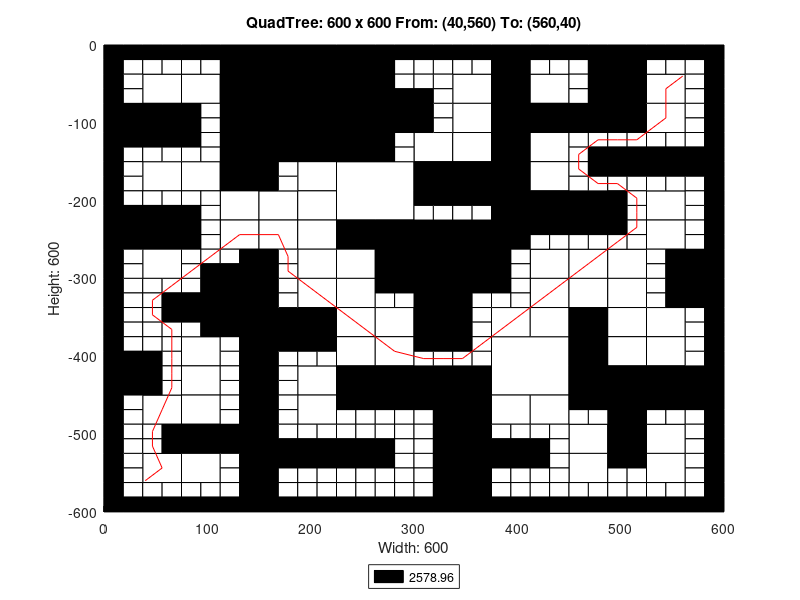

The MATLAB script that drew this image:
axis([0 600 -600 0]);
title('QuadTree: 600 x 600 From: (40,560) To: (560,40)');
xlabel('Width: 600');
ylabel('Height: 600');
rectangle('Position',[150 -75 75 75], 'FaceColor',[0 0 0]);
rectangle('Position',[150 -150 75 75], 'FaceColor',[0 0 0]);
rectangle('Position',[225 -225 75 75], 'FaceColor',[1 1 1]);
rectangle('Position',[300 -300 75 75], 'FaceColor',[0 0 0]);
rectangle('Position',[375 -450 75 75], 'FaceColor',[1 1 1]);
rectangle('Position',[37.5 -75 37.5 37.5], 'FaceColor',[1 1 1]);
rectangle('Position',[112.5 -37.5 37.5 37.5], 'FaceColor',[0 0 0]);
rectangle('Position',[75 -75 37.5 37.5], 'FaceColor',[1 1 1]);
rectangle('Position',[112.5 -75 37.5 37.5], 'FaceColor',[0 0 0]);
rectangle('Position',[0 -112.5 37.5 37.5], 'FaceColor',[0 0 0]);
rectangle('Position',[37.5 -112.5 37.5 37.5], 'FaceColor',[0 0 0]);
rectangle('Position',[112.5 -112.5 37.5 37.5], 'FaceColor',[0 0 0]);
rectangle('Position',[112.5 -150 37.5 37.5], 'FaceColor',[0 0 0]);
rectangle('Position',[225 -37.5 37.5 37.5], 'FaceColor',[0 0 0]);
rectangle('Position',[225 -75 37.5 37.5], 'FaceColor',[0 0 0]);
rectangle('Position',[225 -112.5 37.5 37.5], 'FaceColor',[0 0 0]);
rectangle('Position',[262.5 -112.5 37.5 37.5], 'FaceColor',[0 0 0]);
rectangle('Position',[225 -150 37.5 37.5], 'FaceColor',[0 0 0]);
rectangle('Position',[37.5 -187.5 37.5 37.5], 'FaceColor',[1 1 1]);
rectangle('Position',[75 -187.5 37.5 37.5], 'FaceColor',[1 1 1]);
rectangle('Position',[112.5 -187.5 37.5 37.5], 'FaceColor',[0 0 0]);
rectangle('Position',[112.5 -225 37.5 37.5], 'FaceColor',[1 1 1]);
rectangle('Position',[0 -262.5 37.5 37.5], 'FaceColor',[0 0 0]);
rectangle('Position',[37.5 -262.5 37.5 37.5], 'FaceColor',[0 0 0]);
rectangle('Position',[37.5 -300 37.5 37.5], 'FaceColor',[1 1 1]);
rectangle('Position',[112.5 -262.5 37.5 37.5], 'FaceColor',[1 1 1]);
rectangle('Position',[187.5 -187.5 37.5 37.5], 'FaceColor',[1 1 1]);
rectangle('Position',[150 -225 37.5 37.5], 'FaceColor',[1 1 1]);
rectangle('Position',[187.5 -225 37.5 37.5], 'FaceColor',[1 1 1]);
rectangle('Position',[150 -262.5 37.5 37.5], 'FaceColor',[1 1 1]);
rectangle('Position',[187.5 -262.5 37.5 37.5], 'FaceColor',[1 1 1]);
rectangle('Position',[187.5 -300 37.5 37.5], 'FaceColor',[1 1 1]);
rectangle('Position',[225 -262.5 37.5 37.5], 'FaceColor',[0 0 0]);
rectangle('Position',[262.5 -262.5 37.5 37.5], 'FaceColor',[0 0 0]);
rectangle('Position',[225 -300 37.5 37.5], 'FaceColor',[1 1 1]);
rectangle('Position',[262.5 -300 37.5 37.5], 'FaceColor',[0 0 0]);
rectangle('Position',[337.5 -75 37.5 37.5], 'FaceColor',[1 1 1]);
rectangle('Position',[375 -37.5 37.5 37.5], 'FaceColor',[0 0 0]);
rectangle('Position',[375 -75 37.5 37.5], 'FaceColor',[0 0 0]);
rectangle('Position',[412.5 -75 37.5 37.5], 'FaceColor',[1 1 1]);
rectangle('Position',[337.5 -112.5 37.5 37.5], 'FaceColor',[1 1 1]);
rectangle('Position',[300 -150 37.5 37.5], 'FaceColor',[1 1 1]);
rectangle('Position',[337.5 -150 37.5 37.5], 'FaceColor',[1 1 1]);
rectangle('Position',[375 -112.5 37.5 37.5], 'FaceColor',[0 0 0]);
rectangle('Position',[412.5 -112.5 37.5 37.5], 'FaceColor',[0 0 0]);
rectangle('Position',[375 -150 37.5 37.5], 'FaceColor',[0 0 0]);
rectangle('Position',[412.5 -150 37.5 37.5], 'FaceColor',[1 1 1]);
rectangle('Position',[487.5 -37.5 37.5 37.5], 'FaceColor',[0 0 0]);
rectangle('Position',[487.5 -75 37.5 37.5], 'FaceColor',[0 0 0]);
rectangle('Position',[525 -75 37.5 37.5], 'FaceColor',[1 1 1]);
rectangle('Position',[450 -112.5 37.5 37.5], 'FaceColor',[0 0 0]);
rectangle('Position',[487.5 -112.5 37.5 37.5], 'FaceColor',[0 0 0]);
rectangle('Position',[525 -112.5 37.5 37.5], 'FaceColor',[1 1 1]);
rectangle('Position',[300 -187.5 37.5 37.5], 'FaceColor',[0 0 0]);
rectangle('Position',[337.5 -187.5 37.5 37.5], 'FaceColor',[0 0 0]);
rectangle('Position',[375 -187.5 37.5 37.5], 'FaceColor',[0 0 0]);
rectangle('Position',[412.5 -187.5 37.5 37.5], 'FaceColor',[1 1 1]);
rectangle('Position',[375 -225 37.5 37.5], 'FaceColor',[0 0 0]);
rectangle('Position',[412.5 -225 37.5 37.5], 'FaceColor',[0 0 0]);
rectangle('Position',[375 -262.5 37.5 37.5], 'FaceColor',[0 0 0]);
rectangle('Position',[412.5 -300 37.5 37.5], 'FaceColor',[1 1 1]);
rectangle('Position',[450 -225 37.5 37.5], 'FaceColor',[0 0 0]);
rectangle('Position',[525 -225 37.5 37.5], 'FaceColor',[1 1 1]);
rectangle('Position',[450 -300 37.5 37.5], 'FaceColor',[1 1 1]);
rectangle('Position',[487.5 -300 37.5 37.5], 'FaceColor',[1 1 1]);
rectangle('Position',[525 -262.5 37.5 37.5], 'FaceColor',[1 1 1]);
rectangle('Position',[562.5 -300 37.5 37.5], 'FaceColor',[0 0 0]);
rectangle('Position',[112.5 -337.5 37.5 37.5], 'FaceColor',[0 0 0]);
rectangle('Position',[112.5 -375 37.5 37.5], 'FaceColor',[0 0 0]);
rectangle('Position',[0 -450 37.5 37.5], 'FaceColor',[0 0 0]);
rectangle('Position',[75 -412.5 37.5 37.5], 'FaceColor',[1 1 1]);
rectangle('Position',[75 -450 37.5 37.5], 'FaceColor',[1 1 1]);
rectangle('Position',[187.5 -337.5 37.5 37.5], 'FaceColor',[1 1 1]);
rectangle('Position',[150 -375 37.5 37.5], 'FaceColor',[0 0 0]);
rectangle('Position',[187.5 -375 37.5 37.5], 'FaceColor',[0 0 0]);
rectangle('Position',[225 -337.5 37.5 37.5], 'FaceColor',[1 1 1]);
rectangle('Position',[225 -375 37.5 37.5], 'FaceColor',[1 1 1]);
rectangle('Position',[262.5 -375 37.5 37.5], 'FaceColor',[1 1 1]);
rectangle('Position',[187.5 -450 37.5 37.5], 'FaceColor',[1 1 1]);
rectangle('Position',[225 -412.5 37.5 37.5], 'FaceColor',[1 1 1]);
rectangle('Position',[262.5 -412.5 37.5 37.5], 'FaceColor',[1 1 1]);
rectangle('Position',[225 -450 37.5 37.5], 'FaceColor',[0 0 0]);
rectangle('Position',[262.5 -450 37.5 37.5], 'FaceColor',[0 0 0]);
rectangle('Position',[37.5 -487.5 37.5 37.5], 'FaceColor',[1 1 1]);
rectangle('Position',[75 -487.5 37.5 37.5], 'FaceColor',[1 1 1]);
rectangle('Position',[75 -525 37.5 37.5], 'FaceColor',[0 0 0]);
rectangle('Position',[112.5 -525 37.5 37.5], 'FaceColor',[0 0 0]);
rectangle('Position',[37.5 -562.5 37.5 37.5], 'FaceColor',[1 1 1]);
rectangle('Position',[75 -562.5 37.5 37.5], 'FaceColor',[1 1 1]);
rectangle('Position',[187.5 -487.5 37.5 37.5], 'FaceColor',[1 1 1]);
rectangle('Position',[300 -337.5 37.5 37.5], 'FaceColor',[0 0 0]);
rectangle('Position',[300 -375 37.5 37.5], 'FaceColor',[0 0 0]);
rectangle('Position',[412.5 -337.5 37.5 37.5], 'FaceColor',[1 1 1]);
rectangle('Position',[375 -375 37.5 37.5], 'FaceColor',[1 1 1]);
rectangle('Position',[412.5 -375 37.5 37.5], 'FaceColor',[1 1 1]);
rectangle('Position',[300 -450 37.5 37.5], 'FaceColor',[0 0 0]);
rectangle('Position',[337.5 -450 37.5 37.5], 'FaceColor',[0 0 0]);
rectangle('Position',[450 -337.5 37.5 37.5], 'FaceColor',[1 1 1]);
rectangle('Position',[487.5 -337.5 37.5 37.5], 'FaceColor',[1 1 1]);
rectangle('Position',[450 -375 37.5 37.5], 'FaceColor',[0 0 0]);
rectangle('Position',[487.5 -375 37.5 37.5], 'FaceColor',[1 1 1]);
rectangle('Position',[562.5 -337.5 37.5 37.5], 'FaceColor',[0 0 0]);
rectangle('Position',[525 -375 37.5 37.5], 'FaceColor',[1 1 1]);
rectangle('Position',[450 -412.5 37.5 37.5], 'FaceColor',[0 0 0]);
rectangle('Position',[487.5 -412.5 37.5 37.5], 'FaceColor',[1 1 1]);
rectangle('Position',[450 -450 37.5 37.5], 'FaceColor',[0 0 0]);
rectangle('Position',[487.5 -450 37.5 37.5], 'FaceColor',[0 0 0]);
rectangle('Position',[525 -412.5 37.5 37.5], 'FaceColor',[1 1 1]);
rectangle('Position',[525 -450 37.5 37.5], 'FaceColor',[0 0 0]);
rectangle('Position',[562.5 -450 37.5 37.5], 'FaceColor',[0 0 0]);
rectangle('Position',[337.5 -487.5 37.5 37.5], 'FaceColor',[0 0 0]);
rectangle('Position',[337.5 -525 37.5 37.5], 'FaceColor',[0 0 0]);
rectangle('Position',[375 -487.5 37.5 37.5], 'FaceColor',[1 1 1]);
rectangle('Position',[412.5 -487.5 37.5 37.5], 'FaceColor',[1 1 1]);
rectangle('Position',[337.5 -562.5 37.5 37.5], 'FaceColor',[0 0 0]);
rectangle('Position',[337.5 -600 37.5 37.5], 'FaceColor',[0 0 0]);
rectangle('Position',[487.5 -487.5 37.5 37.5], 'FaceColor',[0 0 0]);
rectangle('Position',[450 -525 37.5 37.5], 'FaceColor',[1 1 1]);
rectangle('Position',[487.5 -525 37.5 37.5], 'FaceColor',[0 0 0]);
rectangle('Position',[525 -525 37.5 37.5], 'FaceColor',[1 1 1]);
rectangle('Position',[450 -562.5 37.5 37.5], 'FaceColor',[1 1 1]);
rectangle('Position',[525 -562.5 37.5 37.5], 'FaceColor',[1 1 1]);
rectangle('Position',[0 -18.75 18.75 18.75], 'FaceColor',[0 0 0]);
rectangle('Position',[18.75 -18.75 18.75 18.75], 'FaceColor',[0 0 0]);
rectangle('Position',[0 -37.5 18.75 18.75], 'FaceColor',[0 0 0]);
rectangle('Position',[18.75 -37.5 18.75 18.75], 'FaceColor',[1 1 1]);
rectangle('Position',[37.5 -18.75 18.75 18.75], 'FaceColor',[0 0 0]);
rectangle('Position',[56.25 -18.75 18.75 18.75], 'FaceColor',[0 0 0]);
rectangle('Position',[37.5 -37.5 18.75 18.75], 'FaceColor',[1 1 1]);
rectangle('Position',[56.25 -37.5 18.75 18.75], 'FaceColor',[1 1 1]);
rectangle('Position',[0 -56.25 18.75 18.75], 'FaceColor',[0 0 0]);
rectangle('Position',[18.75 -56.25 18.75 18.75], 'FaceColor',[1 1 1]);
rectangle('Position',[0 -75 18.75 18.75], 'FaceColor',[0 0 0]);
rectangle('Position',[18.75 -75 18.75 18.75], 'FaceColor',[1 1 1]);
rectangle('Position',[75 -18.75 18.75 18.75], 'FaceColor',[0 0 0]);
rectangle('Position',[93.75 -18.75 18.75 18.75], 'FaceColor',[0 0 0]);
rectangle('Position',[75 -37.5 18.75 18.75], 'FaceColor',[1 1 1]);
rectangle('Position',[93.75 -37.5 18.75 18.75], 'FaceColor',[1 1 1]);
rectangle('Position',[0 -131.25 18.75 18.75], 'FaceColor',[0 0 0]);
rectangle('Position',[18.75 -131.25 18.75 18.75], 'FaceColor',[0 0 0]);
rectangle('Position',[0 -150 18.75 18.75], 'FaceColor',[0 0 0]);
rectangle('Position',[18.75 -150 18.75 18.75], 'FaceColor',[1 1 1]);
rectangle('Position',[37.5 -131.25 18.75 18.75], 'FaceColor',[0 0 0]);
rectangle('Position',[56.25 -131.25 18.75 18.75], 'FaceColor',[0 0 0]);
rectangle('Position',[37.5 -150 18.75 18.75], 'FaceColor',[1 1 1]);
rectangle('Position',[56.25 -150 18.75 18.75], 'FaceColor',[1 1 1]);
rectangle('Position',[75 -93.75 18.75 18.75], 'FaceColor',[0 0 0]);
rectangle('Position',[93.75 -93.75 18.75 18.75], 'FaceColor',[1 1 1]);
rectangle('Position',[75 -112.5 18.75 18.75], 'FaceColor',[0 0 0]);
rectangle('Position',[93.75 -112.5 18.75 18.75], 'FaceColor',[1 1 1]);
rectangle('Position',[75 -131.25 18.75 18.75], 'FaceColor',[0 0 0]);
rectangle('Position',[93.75 -131.25 18.75 18.75], 'FaceColor',[1 1 1]);
rectangle('Position',[75 -150 18.75 18.75], 'FaceColor',[1 1 1]);
rectangle('Position',[93.75 -150 18.75 18.75], 'FaceColor',[1 1 1]);
rectangle('Position',[262.5 -18.75 18.75 18.75], 'FaceColor',[0 0 0]);
rectangle('Position',[281.25 -18.75 18.75 18.75], 'FaceColor',[0 0 0]);
rectangle('Position',[262.5 -37.5 18.75 18.75], 'FaceColor',[0 0 0]);
rectangle('Position',[281.25 -37.5 18.75 18.75], 'FaceColor',[1 1 1]);
rectangle('Position',[262.5 -56.25 18.75 18.75], 'FaceColor',[0 0 0]);
rectangle('Position',[281.25 -56.25 18.75 18.75], 'FaceColor',[1 1 1]);
rectangle('Position',[262.5 -75 18.75 18.75], 'FaceColor',[0 0 0]);
rectangle('Position',[281.25 -75 18.75 18.75], 'FaceColor',[0 0 0]);
rectangle('Position',[262.5 -131.25 18.75 18.75], 'FaceColor',[0 0 0]);
rectangle('Position',[281.25 -131.25 18.75 18.75], 'FaceColor',[1 1 1]);
rectangle('Position',[262.5 -150 18.75 18.75], 'FaceColor',[0 0 0]);
rectangle('Position',[281.25 -150 18.75 18.75], 'FaceColor',[1 1 1]);
rectangle('Position',[0 -168.75 18.75 18.75], 'FaceColor',[0 0 0]);
rectangle('Position',[18.75 -168.75 18.75 18.75], 'FaceColor',[1 1 1]);
rectangle('Position',[0 -187.5 18.75 18.75], 'FaceColor',[0 0 0]);
rectangle('Position',[18.75 -187.5 18.75 18.75], 'FaceColor',[1 1 1]);
rectangle('Position',[0 -206.25 18.75 18.75], 'FaceColor',[0 0 0]);
rectangle('Position',[18.75 -206.25 18.75 18.75], 'FaceColor',[1 1 1]);
rectangle('Position',[0 -225 18.75 18.75], 'FaceColor',[0 0 0]);
rectangle('Position',[18.75 -225 18.75 18.75], 'FaceColor',[0 0 0]);
rectangle('Position',[37.5 -206.25 18.75 18.75], 'FaceColor',[1 1 1]);
rectangle('Position',[56.25 -206.25 18.75 18.75], 'FaceColor',[1 1 1]);
rectangle('Position',[37.5 -225 18.75 18.75], 'FaceColor',[0 0 0]);
rectangle('Position',[56.25 -225 18.75 18.75], 'FaceColor',[0 0 0]);
rectangle('Position',[75 -206.25 18.75 18.75], 'FaceColor',[1 1 1]);
rectangle('Position',[93.75 -206.25 18.75 18.75], 'FaceColor',[1 1 1]);
rectangle('Position',[75 -225 18.75 18.75], 'FaceColor',[0 0 0]);
rectangle('Position',[93.75 -225 18.75 18.75], 'FaceColor',[1 1 1]);
rectangle('Position',[0 -281.25 18.75 18.75], 'FaceColor',[0 0 0]);
rectangle('Position',[18.75 -281.25 18.75 18.75], 'FaceColor',[1 1 1]);
rectangle('Position',[0 -300 18.75 18.75], 'FaceColor',[0 0 0]);
rectangle('Position',[18.75 -300 18.75 18.75], 'FaceColor',[1 1 1]);
rectangle('Position',[75 -243.75 18.75 18.75], 'FaceColor',[0 0 0]);
rectangle('Position',[93.75 -243.75 18.75 18.75], 'FaceColor',[1 1 1]);
rectangle('Position',[75 -262.5 18.75 18.75], 'FaceColor',[0 0 0]);
rectangle('Position',[93.75 -262.5 18.75 18.75], 'FaceColor',[1 1 1]);
rectangle('Position',[75 -281.25 18.75 18.75], 'FaceColor',[1 1 1]);
rectangle('Position',[93.75 -281.25 18.75 18.75], 'FaceColor',[1 1 1]);
rectangle('Position',[75 -300 18.75 18.75], 'FaceColor',[1 1 1]);
rectangle('Position',[93.75 -300 18.75 18.75], 'FaceColor',[0 0 0]);
rectangle('Position',[112.5 -281.25 18.75 18.75], 'FaceColor',[1 1 1]);
rectangle('Position',[131.25 -281.25 18.75 18.75], 'FaceColor',[0 0 0]);
rectangle('Position',[112.5 -300 18.75 18.75], 'FaceColor',[0 0 0]);
rectangle('Position',[131.25 -300 18.75 18.75], 'FaceColor',[0 0 0]);
rectangle('Position',[150 -168.75 18.75 18.75], 'FaceColor',[0 0 0]);
rectangle('Position',[168.75 -168.75 18.75 18.75], 'FaceColor',[1 1 1]);
rectangle('Position',[150 -187.5 18.75 18.75], 'FaceColor',[0 0 0]);
rectangle('Position',[168.75 -187.5 18.75 18.75], 'FaceColor',[1 1 1]);
rectangle('Position',[150 -281.25 18.75 18.75], 'FaceColor',[0 0 0]);
rectangle('Position',[168.75 -281.25 18.75 18.75], 'FaceColor',[1 1 1]);
rectangle('Position',[150 -300 18.75 18.75], 'FaceColor',[0 0 0]);
rectangle('Position',[168.75 -300 18.75 18.75], 'FaceColor',[1 1 1]);
rectangle('Position',[300 -18.75 18.75 18.75], 'FaceColor',[0 0 0]);
rectangle('Position',[318.75 -18.75 18.75 18.75], 'FaceColor',[0 0 0]);
rectangle('Position',[300 -37.5 18.75 18.75], 'FaceColor',[1 1 1]);
rectangle('Position',[318.75 -37.5 18.75 18.75], 'FaceColor',[1 1 1]);
rectangle('Position',[337.5 -18.75 18.75 18.75], 'FaceColor',[0 0 0]);
rectangle('Position',[356.25 -18.75 18.75 18.75], 'FaceColor',[0 0 0]);
rectangle('Position',[337.5 -37.5 18.75 18.75], 'FaceColor',[1 1 1]);
rectangle('Position',[356.25 -37.5 18.75 18.75], 'FaceColor',[1 1 1]);
rectangle('Position',[300 -56.25 18.75 18.75], 'FaceColor',[1 1 1]);
rectangle('Position',[318.75 -56.25 18.75 18.75], 'FaceColor',[1 1 1]);
rectangle('Position',[300 -75 18.75 18.75], 'FaceColor',[0 0 0]);
rectangle('Position',[318.75 -75 18.75 18.75], 'FaceColor',[1 1 1]);
rectangle('Position',[412.5 -18.75 18.75 18.75], 'FaceColor',[0 0 0]);
rectangle('Position',[431.25 -18.75 18.75 18.75], 'FaceColor',[0 0 0]);
rectangle('Position',[412.5 -37.5 18.75 18.75], 'FaceColor',[1 1 1]);
rectangle('Position',[431.25 -37.5 18.75 18.75], 'FaceColor',[1 1 1]);
rectangle('Position',[300 -93.75 18.75 18.75], 'FaceColor',[0 0 0]);
rectangle('Position',[318.75 -93.75 18.75 18.75], 'FaceColor',[1 1 1]);
rectangle('Position',[300 -112.5 18.75 18.75], 'FaceColor',[0 0 0]);
rectangle('Position',[318.75 -112.5 18.75 18.75], 'FaceColor',[1 1 1]);
rectangle('Position',[450 -18.75 18.75 18.75], 'FaceColor',[0 0 0]);
rectangle('Position',[468.75 -18.75 18.75 18.75], 'FaceColor',[0 0 0]);
rectangle('Position',[450 -37.5 18.75 18.75], 'FaceColor',[1 1 1]);
rectangle('Position',[468.75 -37.5 18.75 18.75], 'FaceColor',[0 0 0]);
rectangle('Position',[450 -56.25 18.75 18.75], 'FaceColor',[1 1 1]);
rectangle('Position',[468.75 -56.25 18.75 18.75], 'FaceColor',[0 0 0]);
rectangle('Position',[450 -75 18.75 18.75], 'FaceColor',[1 1 1]);
rectangle('Position',[468.75 -75 18.75 18.75], 'FaceColor',[0 0 0]);
rectangle('Position',[525 -18.75 18.75 18.75], 'FaceColor',[0 0 0]);
rectangle('Position',[543.75 -18.75 18.75 18.75], 'FaceColor',[0 0 0]);
rectangle('Position',[525 -37.5 18.75 18.75], 'FaceColor',[1 1 1]);
rectangle('Position',[543.75 -37.5 18.75 18.75], 'FaceColor',[1 1 1]);
rectangle('Position',[562.5 -18.75 18.75 18.75], 'FaceColor',[0 0 0]);
rectangle('Position',[581.25 -18.75 18.75 18.75], 'FaceColor',[0 0 0]);
rectangle('Position',[562.5 -37.5 18.75 18.75], 'FaceColor',[1 1 1]);
rectangle('Position',[581.25 -37.5 18.75 18.75], 'FaceColor',[0 0 0]);
rectangle('Position',[562.5 -56.25 18.75 18.75], 'FaceColor',[1 1 1]);
rectangle('Position',[581.25 -56.25 18.75 18.75], 'FaceColor',[0 0 0]);
rectangle('Position',[562.5 -75 18.75 18.75], 'FaceColor',[1 1 1]);
rectangle('Position',[581.25 -75 18.75 18.75], 'FaceColor',[0 0 0]);
rectangle('Position',[450 -131.25 18.75 18.75], 'FaceColor',[1 1 1]);
rectangle('Position',[468.75 -131.25 18.75 18.75], 'FaceColor',[1 1 1]);
rectangle('Position',[450 -150 18.75 18.75], 'FaceColor',[1 1 1]);
rectangle('Position',[468.75 -150 18.75 18.75], 'FaceColor',[0 0 0]);
rectangle('Position',[487.5 -131.25 18.75 18.75], 'FaceColor',[1 1 1]);
rectangle('Position',[506.25 -131.25 18.75 18.75], 'FaceColor',[1 1 1]);
rectangle('Position',[487.5 -150 18.75 18.75], 'FaceColor',[0 0 0]);
rectangle('Position',[506.25 -150 18.75 18.75], 'FaceColor',[0 0 0]);
rectangle('Position',[562.5 -93.75 18.75 18.75], 'FaceColor',[1 1 1]);
rectangle('Position',[581.25 -93.75 18.75 18.75], 'FaceColor',[0 0 0]);
rectangle('Position',[562.5 -112.5 18.75 18.75], 'FaceColor',[1 1 1]);
rectangle('Position',[581.25 -112.5 18.75 18.75], 'FaceColor',[0 0 0]);
rectangle('Position',[525 -131.25 18.75 18.75], 'FaceColor',[1 1 1]);
rectangle('Position',[543.75 -131.25 18.75 18.75], 'FaceColor',[1 1 1]);
rectangle('Position',[525 -150 18.75 18.75], 'FaceColor',[0 0 0]);
rectangle('Position',[543.75 -150 18.75 18.75], 'FaceColor',[0 0 0]);
rectangle('Position',[562.5 -131.25 18.75 18.75], 'FaceColor',[1 1 1]);
rectangle('Position',[581.25 -131.25 18.75 18.75], 'FaceColor',[0 0 0]);
rectangle('Position',[562.5 -150 18.75 18.75], 'FaceColor',[0 0 0]);
rectangle('Position',[581.25 -150 18.75 18.75], 'FaceColor',[0 0 0]);
rectangle('Position',[300 -206.25 18.75 18.75], 'FaceColor',[0 0 0]);
rectangle('Position',[318.75 -206.25 18.75 18.75], 'FaceColor',[0 0 0]);
rectangle('Position',[300 -225 18.75 18.75], 'FaceColor',[1 1 1]);
rectangle('Position',[318.75 -225 18.75 18.75], 'FaceColor',[1 1 1]);
rectangle('Position',[337.5 -206.25 18.75 18.75], 'FaceColor',[0 0 0]);
rectangle('Position',[356.25 -206.25 18.75 18.75], 'FaceColor',[0 0 0]);
rectangle('Position',[337.5 -225 18.75 18.75], 'FaceColor',[1 1 1]);
rectangle('Position',[356.25 -225 18.75 18.75], 'FaceColor',[1 1 1]);
rectangle('Position',[412.5 -243.75 18.75 18.75], 'FaceColor',[0 0 0]);
rectangle('Position',[431.25 -243.75 18.75 18.75], 'FaceColor',[0 0 0]);
rectangle('Position',[412.5 -262.5 18.75 18.75], 'FaceColor',[1 1 1]);
rectangle('Position',[431.25 -262.5 18.75 18.75], 'FaceColor',[1 1 1]);
rectangle('Position',[375 -281.25 18.75 18.75], 'FaceColor',[0 0 0]);
rectangle('Position',[393.75 -281.25 18.75 18.75], 'FaceColor',[1 1 1]);
rectangle('Position',[375 -300 18.75 18.75], 'FaceColor',[0 0 0]);
rectangle('Position',[393.75 -300 18.75 18.75], 'FaceColor',[1 1 1]);
rectangle('Position',[450 -168.75 18.75 18.75], 'FaceColor',[1 1 1]);
rectangle('Position',[468.75 -168.75 18.75 18.75], 'FaceColor',[0 0 0]);
rectangle('Position',[450 -187.5 18.75 18.75], 'FaceColor',[1 1 1]);
rectangle('Position',[468.75 -187.5 18.75 18.75], 'FaceColor',[1 1 1]);
rectangle('Position',[487.5 -168.75 18.75 18.75], 'FaceColor',[0 0 0]);
rectangle('Position',[506.25 -168.75 18.75 18.75], 'FaceColor',[0 0 0]);
rectangle('Position',[487.5 -187.5 18.75 18.75], 'FaceColor',[1 1 1]);
rectangle('Position',[506.25 -187.5 18.75 18.75], 'FaceColor',[1 1 1]);
rectangle('Position',[487.5 -206.25 18.75 18.75], 'FaceColor',[0 0 0]);
rectangle('Position',[506.25 -206.25 18.75 18.75], 'FaceColor',[1 1 1]);
rectangle('Position',[487.5 -225 18.75 18.75], 'FaceColor',[0 0 0]);
rectangle('Position',[506.25 -225 18.75 18.75], 'FaceColor',[1 1 1]);
rectangle('Position',[525 -168.75 18.75 18.75], 'FaceColor',[0 0 0]);
rectangle('Position',[543.75 -168.75 18.75 18.75], 'FaceColor',[0 0 0]);
rectangle('Position',[525 -187.5 18.75 18.75], 'FaceColor',[1 1 1]);
rectangle('Position',[543.75 -187.5 18.75 18.75], 'FaceColor',[1 1 1]);
rectangle('Position',[562.5 -168.75 18.75 18.75], 'FaceColor',[0 0 0]);
rectangle('Position',[581.25 -168.75 18.75 18.75], 'FaceColor',[0 0 0]);
rectangle('Position',[562.5 -187.5 18.75 18.75], 'FaceColor',[1 1 1]);
rectangle('Position',[581.25 -187.5 18.75 18.75], 'FaceColor',[0 0 0]);
rectangle('Position',[562.5 -206.25 18.75 18.75], 'FaceColor',[1 1 1]);
rectangle('Position',[581.25 -206.25 18.75 18.75], 'FaceColor',[0 0 0]);
rectangle('Position',[562.5 -225 18.75 18.75], 'FaceColor',[1 1 1]);
rectangle('Position',[581.25 -225 18.75 18.75], 'FaceColor',[0 0 0]);
rectangle('Position',[450 -243.75 18.75 18.75], 'FaceColor',[0 0 0]);
rectangle('Position',[468.75 -243.75 18.75 18.75], 'FaceColor',[0 0 0]);
rectangle('Position',[450 -262.5 18.75 18.75], 'FaceColor',[1 1 1]);
rectangle('Position',[468.75 -262.5 18.75 18.75], 'FaceColor',[1 1 1]);
rectangle('Position',[487.5 -243.75 18.75 18.75], 'FaceColor',[0 0 0]);
rectangle('Position',[506.25 -243.75 18.75 18.75], 'FaceColor',[1 1 1]);
rectangle('Position',[487.5 -262.5 18.75 18.75], 'FaceColor',[1 1 1]);
rectangle('Position',[506.25 -262.5 18.75 18.75], 'FaceColor',[1 1 1]);
rectangle('Position',[562.5 -243.75 18.75 18.75], 'FaceColor',[1 1 1]);
rectangle('Position',[581.25 -243.75 18.75 18.75], 'FaceColor',[0 0 0]);
rectangle('Position',[562.5 -262.5 18.75 18.75], 'FaceColor',[1 1 1]);
rectangle('Position',[581.25 -262.5 18.75 18.75], 'FaceColor',[0 0 0]);
rectangle('Position',[525 -281.25 18.75 18.75], 'FaceColor',[1 1 1]);
rectangle('Position',[543.75 -281.25 18.75 18.75], 'FaceColor',[0 0 0]);
rectangle('Position',[525 -300 18.75 18.75], 'FaceColor',[1 1 1]);
rectangle('Position',[543.75 -300 18.75 18.75], 'FaceColor',[0 0 0]);
rectangle('Position',[0 -318.75 18.75 18.75], 'FaceColor',[0 0 0]);
rectangle('Position',[18.75 -318.75 18.75 18.75], 'FaceColor',[1 1 1]);
rectangle('Position',[0 -337.5 18.75 18.75], 'FaceColor',[0 0 0]);
rectangle('Position',[18.75 -337.5 18.75 18.75], 'FaceColor',[1 1 1]);
rectangle('Position',[37.5 -318.75 18.75 18.75], 'FaceColor',[1 1 1]);
rectangle('Position',[56.25 -318.75 18.75 18.75], 'FaceColor',[1 1 1]);
rectangle('Position',[37.5 -337.5 18.75 18.75], 'FaceColor',[1 1 1]);
rectangle('Position',[56.25 -337.5 18.75 18.75], 'FaceColor',[0 0 0]);
rectangle('Position',[0 -356.25 18.75 18.75], 'FaceColor',[0 0 0]);
rectangle('Position',[18.75 -356.25 18.75 18.75], 'FaceColor',[1 1 1]);
rectangle('Position',[0 -375 18.75 18.75], 'FaceColor',[0 0 0]);
rectangle('Position',[18.75 -375 18.75 18.75], 'FaceColor',[1 1 1]);
rectangle('Position',[37.5 -356.25 18.75 18.75], 'FaceColor',[1 1 1]);
rectangle('Position',[56.25 -356.25 18.75 18.75], 'FaceColor',[0 0 0]);
rectangle('Position',[37.5 -375 18.75 18.75], 'FaceColor',[1 1 1]);
rectangle('Position',[56.25 -375 18.75 18.75], 'FaceColor',[1 1 1]);
rectangle('Position',[75 -318.75 18.75 18.75], 'FaceColor',[1 1 1]);
rectangle('Position',[93.75 -318.75 18.75 18.75], 'FaceColor',[0 0 0]);
rectangle('Position',[75 -337.5 18.75 18.75], 'FaceColor',[0 0 0]);
rectangle('Position',[93.75 -337.5 18.75 18.75], 'FaceColor',[0 0 0]);
rectangle('Position',[75 -356.25 18.75 18.75], 'FaceColor',[0 0 0]);
rectangle('Position',[93.75 -356.25 18.75 18.75], 'FaceColor',[0 0 0]);
rectangle('Position',[75 -375 18.75 18.75], 'FaceColor',[1 1 1]);
rectangle('Position',[93.75 -375 18.75 18.75], 'FaceColor',[0 0 0]);
rectangle('Position',[0 -393.75 18.75 18.75], 'FaceColor',[0 0 0]);
rectangle('Position',[18.75 -393.75 18.75 18.75], 'FaceColor',[1 1 1]);
rectangle('Position',[0 -412.5 18.75 18.75], 'FaceColor',[0 0 0]);
rectangle('Position',[18.75 -412.5 18.75 18.75], 'FaceColor',[0 0 0]);
rectangle('Position',[37.5 -393.75 18.75 18.75], 'FaceColor',[1 1 1]);
rectangle('Position',[56.25 -393.75 18.75 18.75], 'FaceColor',[1 1 1]);
rectangle('Position',[37.5 -412.5 18.75 18.75], 'FaceColor',[0 0 0]);
rectangle('Position',[56.25 -412.5 18.75 18.75], 'FaceColor',[1 1 1]);
rectangle('Position',[37.5 -431.25 18.75 18.75], 'FaceColor',[0 0 0]);
rectangle('Position',[56.25 -431.25 18.75 18.75], 'FaceColor',[1 1 1]);
rectangle('Position',[37.5 -450 18.75 18.75], 'FaceColor',[0 0 0]);
rectangle('Position',[56.25 -450 18.75 18.75], 'FaceColor',[1 1 1]);
rectangle('Position',[112.5 -393.75 18.75 18.75], 'FaceColor',[1 1 1]);
rectangle('Position',[131.25 -393.75 18.75 18.75], 'FaceColor',[0 0 0]);
rectangle('Position',[112.5 -412.5 18.75 18.75], 'FaceColor',[1 1 1]);
rectangle('Position',[131.25 -412.5 18.75 18.75], 'FaceColor',[0 0 0]);
rectangle('Position',[112.5 -431.25 18.75 18.75], 'FaceColor',[1 1 1]);
rectangle('Position',[131.25 -431.25 18.75 18.75], 'FaceColor',[0 0 0]);
rectangle('Position',[112.5 -450 18.75 18.75], 'FaceColor',[1 1 1]);
rectangle('Position',[131.25 -450 18.75 18.75], 'FaceColor',[0 0 0]);
rectangle('Position',[150 -318.75 18.75 18.75], 'FaceColor',[0 0 0]);
rectangle('Position',[168.75 -318.75 18.75 18.75], 'FaceColor',[1 1 1]);
rectangle('Position',[150 -337.5 18.75 18.75], 'FaceColor',[0 0 0]);
rectangle('Position',[168.75 -337.5 18.75 18.75], 'FaceColor',[1 1 1]);
rectangle('Position',[262.5 -318.75 18.75 18.75], 'FaceColor',[0 0 0]);
rectangle('Position',[281.25 -318.75 18.75 18.75], 'FaceColor',[0 0 0]);
rectangle('Position',[262.5 -337.5 18.75 18.75], 'FaceColor',[1 1 1]);
rectangle('Position',[281.25 -337.5 18.75 18.75], 'FaceColor',[1 1 1]);
rectangle('Position',[150 -393.75 18.75 18.75], 'FaceColor',[0 0 0]);
rectangle('Position',[168.75 -393.75 18.75 18.75], 'FaceColor',[0 0 0]);
rectangle('Position',[150 -412.5 18.75 18.75], 'FaceColor',[0 0 0]);
rectangle('Position',[168.75 -412.5 18.75 18.75], 'FaceColor',[1 1 1]);
rectangle('Position',[187.5 -393.75 18.75 18.75], 'FaceColor',[0 0 0]);
rectangle('Position',[206.25 -393.75 18.75 18.75], 'FaceColor',[0 0 0]);
rectangle('Position',[187.5 -412.5 18.75 18.75], 'FaceColor',[1 1 1]);
rectangle('Position',[206.25 -412.5 18.75 18.75], 'FaceColor',[1 1 1]);
rectangle('Position',[150 -431.25 18.75 18.75], 'FaceColor',[0 0 0]);
rectangle('Position',[168.75 -431.25 18.75 18.75], 'FaceColor',[1 1 1]);
rectangle('Position',[150 -450 18.75 18.75], 'FaceColor',[0 0 0]);
rectangle('Position',[168.75 -450 18.75 18.75], 'FaceColor',[1 1 1]);
rectangle('Position',[0 -468.75 18.75 18.75], 'FaceColor',[0 0 0]);
rectangle('Position',[18.75 -468.75 18.75 18.75], 'FaceColor',[1 1 1]);
rectangle('Position',[0 -487.5 18.75 18.75], 'FaceColor',[0 0 0]);
rectangle('Position',[18.75 -487.5 18.75 18.75], 'FaceColor',[1 1 1]);
rectangle('Position',[0 -506.25 18.75 18.75], 'FaceColor',[0 0 0]);
rectangle('Position',[18.75 -506.25 18.75 18.75], 'FaceColor',[1 1 1]);
rectangle('Position',[0 -525 18.75 18.75], 'FaceColor',[0 0 0]);
rectangle('Position',[18.75 -525 18.75 18.75], 'FaceColor',[1 1 1]);
rectangle('Position',[37.5 -506.25 18.75 18.75], 'FaceColor',[1 1 1]);
rectangle('Position',[56.25 -506.25 18.75 18.75], 'FaceColor',[0 0 0]);
rectangle('Position',[37.5 -525 18.75 18.75], 'FaceColor',[1 1 1]);
rectangle('Position',[56.25 -525 18.75 18.75], 'FaceColor',[0 0 0]);
rectangle('Position',[112.5 -468.75 18.75 18.75], 'FaceColor',[1 1 1]);
rectangle('Position',[131.25 -468.75 18.75 18.75], 'FaceColor',[0 0 0]);
rectangle('Position',[112.5 -487.5 18.75 18.75], 'FaceColor',[1 1 1]);
rectangle('Position',[131.25 -487.5 18.75 18.75], 'FaceColor',[0 0 0]);
rectangle('Position',[0 -543.75 18.75 18.75], 'FaceColor',[0 0 0]);
rectangle('Position',[18.75 -543.75 18.75 18.75], 'FaceColor',[1 1 1]);
rectangle('Position',[0 -562.5 18.75 18.75], 'FaceColor',[0 0 0]);
rectangle('Position',[18.75 -562.5 18.75 18.75], 'FaceColor',[1 1 1]);
rectangle('Position',[0 -581.25 18.75 18.75], 'FaceColor',[0 0 0]);
rectangle('Position',[18.75 -581.25 18.75 18.75], 'FaceColor',[1 1 1]);
rectangle('Position',[0 -600 18.75 18.75], 'FaceColor',[0 0 0]);
rectangle('Position',[18.75 -600 18.75 18.75], 'FaceColor',[0 0 0]);
rectangle('Position',[37.5 -581.25 18.75 18.75], 'FaceColor',[1 1 1]);
rectangle('Position',[56.25 -581.25 18.75 18.75], 'FaceColor',[1 1 1]);
rectangle('Position',[37.5 -600 18.75 18.75], 'FaceColor',[0 0 0]);
rectangle('Position',[56.25 -600 18.75 18.75], 'FaceColor',[0 0 0]);
rectangle('Position',[112.5 -543.75 18.75 18.75], 'FaceColor',[1 1 1]);
rectangle('Position',[131.25 -543.75 18.75 18.75], 'FaceColor',[0 0 0]);
rectangle('Position',[112.5 -562.5 18.75 18.75], 'FaceColor',[1 1 1]);
rectangle('Position',[131.25 -562.5 18.75 18.75], 'FaceColor',[0 0 0]);
rectangle('Position',[75 -581.25 18.75 18.75], 'FaceColor',[1 1 1]);
rectangle('Position',[93.75 -581.25 18.75 18.75], 'FaceColor',[1 1 1]);
rectangle('Position',[75 -600 18.75 18.75], 'FaceColor',[0 0 0]);
rectangle('Position',[93.75 -600 18.75 18.75], 'FaceColor',[0 0 0]);
rectangle('Position',[112.5 -581.25 18.75 18.75], 'FaceColor',[1 1 1]);
rectangle('Position',[131.25 -581.25 18.75 18.75], 'FaceColor',[0 0 0]);
rectangle('Position',[112.5 -600 18.75 18.75], 'FaceColor',[0 0 0]);
rectangle('Position',[131.25 -600 18.75 18.75], 'FaceColor',[0 0 0]);
rectangle('Position',[150 -468.75 18.75 18.75], 'FaceColor',[0 0 0]);
rectangle('Position',[168.75 -468.75 18.75 18.75], 'FaceColor',[1 1 1]);
rectangle('Position',[150 -487.5 18.75 18.75], 'FaceColor',[0 0 0]);
rectangle('Position',[168.75 -487.5 18.75 18.75], 'FaceColor',[1 1 1]);
rectangle('Position',[150 -506.25 18.75 18.75], 'FaceColor',[0 0 0]);
rectangle('Position',[168.75 -506.25 18.75 18.75], 'FaceColor',[1 1 1]);
rectangle('Position',[150 -525 18.75 18.75], 'FaceColor',[0 0 0]);
rectangle('Position',[168.75 -525 18.75 18.75], 'FaceColor',[0 0 0]);
rectangle('Position',[187.5 -506.25 18.75 18.75], 'FaceColor',[1 1 1]);
rectangle('Position',[206.25 -506.25 18.75 18.75], 'FaceColor',[1 1 1]);
rectangle('Position',[187.5 -525 18.75 18.75], 'FaceColor',[0 0 0]);
rectangle('Position',[206.25 -525 18.75 18.75], 'FaceColor',[0 0 0]);
rectangle('Position',[225 -468.75 18.75 18.75], 'FaceColor',[0 0 0]);
rectangle('Position',[243.75 -468.75 18.75 18.75], 'FaceColor',[0 0 0]);
rectangle('Position',[225 -487.5 18.75 18.75], 'FaceColor',[1 1 1]);
rectangle('Position',[243.75 -487.5 18.75 18.75], 'FaceColor',[1 1 1]);
rectangle('Position',[262.5 -468.75 18.75 18.75], 'FaceColor',[0 0 0]);
rectangle('Position',[281.25 -468.75 18.75 18.75], 'FaceColor',[0 0 0]);
rectangle('Position',[262.5 -487.5 18.75 18.75], 'FaceColor',[1 1 1]);
rectangle('Position',[281.25 -487.5 18.75 18.75], 'FaceColor',[1 1 1]);
rectangle('Position',[225 -506.25 18.75 18.75], 'FaceColor',[1 1 1]);
rectangle('Position',[243.75 -506.25 18.75 18.75], 'FaceColor',[1 1 1]);
rectangle('Position',[225 -525 18.75 18.75], 'FaceColor',[0 0 0]);
rectangle('Position',[243.75 -525 18.75 18.75], 'FaceColor',[0 0 0]);
rectangle('Position',[262.5 -506.25 18.75 18.75], 'FaceColor',[1 1 1]);
rectangle('Position',[281.25 -506.25 18.75 18.75], 'FaceColor',[1 1 1]);
rectangle('Position',[262.5 -525 18.75 18.75], 'FaceColor',[0 0 0]);
rectangle('Position',[281.25 -525 18.75 18.75], 'FaceColor',[1 1 1]);
rectangle('Position',[150 -543.75 18.75 18.75], 'FaceColor',[0 0 0]);
rectangle('Position',[168.75 -543.75 18.75 18.75], 'FaceColor',[0 0 0]);
rectangle('Position',[150 -562.5 18.75 18.75], 'FaceColor',[0 0 0]);
rectangle('Position',[168.75 -562.5 18.75 18.75], 'FaceColor',[1 1 1]);
rectangle('Position',[187.5 -543.75 18.75 18.75], 'FaceColor',[0 0 0]);
rectangle('Position',[206.25 -543.75 18.75 18.75], 'FaceColor',[0 0 0]);
rectangle('Position',[187.5 -562.5 18.75 18.75], 'FaceColor',[1 1 1]);
rectangle('Position',[206.25 -562.5 18.75 18.75], 'FaceColor',[1 1 1]);
rectangle('Position',[150 -581.25 18.75 18.75], 'FaceColor',[0 0 0]);
rectangle('Position',[168.75 -581.25 18.75 18.75], 'FaceColor',[1 1 1]);
rectangle('Position',[150 -600 18.75 18.75], 'FaceColor',[0 0 0]);
rectangle('Position',[168.75 -600 18.75 18.75], 'FaceColor',[0 0 0]);
rectangle('Position',[187.5 -581.25 18.75 18.75], 'FaceColor',[1 1 1]);
rectangle('Position',[206.25 -581.25 18.75 18.75], 'FaceColor',[1 1 1]);
rectangle('Position',[187.5 -600 18.75 18.75], 'FaceColor',[0 0 0]);
rectangle('Position',[206.25 -600 18.75 18.75], 'FaceColor',[0 0 0]);
rectangle('Position',[225 -543.75 18.75 18.75], 'FaceColor',[0 0 0]);
rectangle('Position',[243.75 -543.75 18.75 18.75], 'FaceColor',[0 0 0]);
rectangle('Position',[225 -562.5 18.75 18.75], 'FaceColor',[1 1 1]);
rectangle('Position',[243.75 -562.5 18.75 18.75], 'FaceColor',[1 1 1]);
rectangle('Position',[262.5 -543.75 18.75 18.75], 'FaceColor',[0 0 0]);
rectangle('Position',[281.25 -543.75 18.75 18.75], 'FaceColor',[1 1 1]);
rectangle('Position',[262.5 -562.5 18.75 18.75], 'FaceColor',[1 1 1]);
rectangle('Position',[281.25 -562.5 18.75 18.75], 'FaceColor',[1 1 1]);
rectangle('Position',[225 -581.25 18.75 18.75], 'FaceColor',[1 1 1]);
rectangle('Position',[243.75 -581.25 18.75 18.75], 'FaceColor',[1 1 1]);
rectangle('Position',[225 -600 18.75 18.75], 'FaceColor',[0 0 0]);
rectangle('Position',[243.75 -600 18.75 18.75], 'FaceColor',[0 0 0]);
rectangle('Position',[262.5 -581.25 18.75 18.75], 'FaceColor',[1 1 1]);
rectangle('Position',[281.25 -581.25 18.75 18.75], 'FaceColor',[1 1 1]);
rectangle('Position',[262.5 -600 18.75 18.75], 'FaceColor',[0 0 0]);
rectangle('Position',[281.25 -600 18.75 18.75], 'FaceColor',[0 0 0]);
rectangle('Position',[337.5 -318.75 18.75 18.75], 'FaceColor',[0 0 0]);
rectangle('Position',[356.25 -318.75 18.75 18.75], 'FaceColor',[0 0 0]);
rectangle('Position',[337.5 -337.5 18.75 18.75], 'FaceColor',[0 0 0]);
rectangle('Position',[356.25 -337.5 18.75 18.75], 'FaceColor',[1 1 1]);
rectangle('Position',[337.5 -356.25 18.75 18.75], 'FaceColor',[0 0 0]);
rectangle('Position',[356.25 -356.25 18.75 18.75], 'FaceColor',[1 1 1]);
rectangle('Position',[337.5 -375 18.75 18.75], 'FaceColor',[0 0 0]);
rectangle('Position',[356.25 -375 18.75 18.75], 'FaceColor',[1 1 1]);
rectangle('Position',[375 -318.75 18.75 18.75], 'FaceColor',[0 0 0]);
rectangle('Position',[393.75 -318.75 18.75 18.75], 'FaceColor',[1 1 1]);
rectangle('Position',[375 -337.5 18.75 18.75], 'FaceColor',[1 1 1]);
rectangle('Position',[393.75 -337.5 18.75 18.75], 'FaceColor',[1 1 1]);
rectangle('Position',[300 -393.75 18.75 18.75], 'FaceColor',[0 0 0]);
rectangle('Position',[318.75 -393.75 18.75 18.75], 'FaceColor',[0 0 0]);
rectangle('Position',[300 -412.5 18.75 18.75], 'FaceColor',[1 1 1]);
rectangle('Position',[318.75 -412.5 18.75 18.75], 'FaceColor',[1 1 1]);
rectangle('Position',[337.5 -393.75 18.75 18.75], 'FaceColor',[0 0 0]);
rectangle('Position',[356.25 -393.75 18.75 18.75], 'FaceColor',[1 1 1]);
rectangle('Position',[337.5 -412.5 18.75 18.75], 'FaceColor',[1 1 1]);
rectangle('Position',[356.25 -412.5 18.75 18.75], 'FaceColor',[1 1 1]);
rectangle('Position',[525 -318.75 18.75 18.75], 'FaceColor',[1 1 1]);
rectangle('Position',[543.75 -318.75 18.75 18.75], 'FaceColor',[0 0 0]);
rectangle('Position',[525 -337.5 18.75 18.75], 'FaceColor',[1 1 1]);
rectangle('Position',[543.75 -337.5 18.75 18.75], 'FaceColor',[0 0 0]);
rectangle('Position',[562.5 -356.25 18.75 18.75], 'FaceColor',[1 1 1]);
rectangle('Position',[581.25 -356.25 18.75 18.75], 'FaceColor',[0 0 0]);
rectangle('Position',[562.5 -375 18.75 18.75], 'FaceColor',[1 1 1]);
rectangle('Position',[581.25 -375 18.75 18.75], 'FaceColor',[0 0 0]);
rectangle('Position',[562.5 -393.75 18.75 18.75], 'FaceColor',[1 1 1]);
rectangle('Position',[581.25 -393.75 18.75 18.75], 'FaceColor',[0 0 0]);
rectangle('Position',[562.5 -412.5 18.75 18.75], 'FaceColor',[1 1 1]);
rectangle('Position',[581.25 -412.5 18.75 18.75], 'FaceColor',[0 0 0]);
rectangle('Position',[300 -468.75 18.75 18.75], 'FaceColor',[0 0 0]);
rectangle('Position',[318.75 -468.75 18.75 18.75], 'FaceColor',[0 0 0]);
rectangle('Position',[300 -487.5 18.75 18.75], 'FaceColor',[1 1 1]);
rectangle('Position',[318.75 -487.5 18.75 18.75], 'FaceColor',[0 0 0]);
rectangle('Position',[300 -506.25 18.75 18.75], 'FaceColor',[1 1 1]);
rectangle('Position',[318.75 -506.25 18.75 18.75], 'FaceColor',[0 0 0]);
rectangle('Position',[300 -525 18.75 18.75], 'FaceColor',[1 1 1]);
rectangle('Position',[318.75 -525 18.75 18.75], 'FaceColor',[0 0 0]);
rectangle('Position',[375 -506.25 18.75 18.75], 'FaceColor',[1 1 1]);
rectangle('Position',[393.75 -506.25 18.75 18.75], 'FaceColor',[1 1 1]);
rectangle('Position',[375 -525 18.75 18.75], 'FaceColor',[0 0 0]);
rectangle('Position',[393.75 -525 18.75 18.75], 'FaceColor',[0 0 0]);
rectangle('Position',[412.5 -506.25 18.75 18.75], 'FaceColor',[1 1 1]);
rectangle('Position',[431.25 -506.25 18.75 18.75], 'FaceColor',[1 1 1]);
rectangle('Position',[412.5 -525 18.75 18.75], 'FaceColor',[0 0 0]);
rectangle('Position',[431.25 -525 18.75 18.75], 'FaceColor',[1 1 1]);
rectangle('Position',[300 -543.75 18.75 18.75], 'FaceColor',[1 1 1]);
rectangle('Position',[318.75 -543.75 18.75 18.75], 'FaceColor',[0 0 0]);
rectangle('Position',[300 -562.5 18.75 18.75], 'FaceColor',[1 1 1]);
rectangle('Position',[318.75 -562.5 18.75 18.75], 'FaceColor',[0 0 0]);
rectangle('Position',[300 -581.25 18.75 18.75], 'FaceColor',[1 1 1]);
rectangle('Position',[318.75 -581.25 18.75 18.75], 'FaceColor',[0 0 0]);
rectangle('Position',[300 -600 18.75 18.75], 'FaceColor',[0 0 0]);
rectangle('Position',[318.75 -600 18.75 18.75], 'FaceColor',[0 0 0]);
rectangle('Position',[375 -543.75 18.75 18.75], 'FaceColor',[0 0 0]);
rectangle('Position',[393.75 -543.75 18.75 18.75], 'FaceColor',[0 0 0]);
rectangle('Position',[375 -562.5 18.75 18.75], 'FaceColor',[1 1 1]);
rectangle('Position',[393.75 -562.5 18.75 18.75], 'FaceColor',[1 1 1]);
rectangle('Position',[412.5 -543.75 18.75 18.75], 'FaceColor',[0 0 0]);
rectangle('Position',[431.25 -543.75 18.75 18.75], 'FaceColor',[1 1 1]);
rectangle('Position',[412.5 -562.5 18.75 18.75], 'FaceColor',[1 1 1]);
rectangle('Position',[431.25 -562.5 18.75 18.75], 'FaceColor',[1 1 1]);
rectangle('Position',[375 -581.25 18.75 18.75], 'FaceColor',[1 1 1]);
rectangle('Position',[393.75 -581.25 18.75 18.75], 'FaceColor',[1 1 1]);
rectangle('Position',[375 -600 18.75 18.75], 'FaceColor',[0 0 0]);
rectangle('Position',[393.75 -600 18.75 18.75], 'FaceColor',[0 0 0]);
rectangle('Position',[412.5 -581.25 18.75 18.75], 'FaceColor',[1 1 1]);
rectangle('Position',[431.25 -581.25 18.75 18.75], 'FaceColor',[1 1 1]);
rectangle('Position',[412.5 -600 18.75 18.75], 'FaceColor',[0 0 0]);
rectangle('Position',[431.25 -600 18.75 18.75], 'FaceColor',[0 0 0]);
rectangle('Position',[450 -468.75 18.75 18.75], 'FaceColor',[0 0 0]);
rectangle('Position',[468.75 -468.75 18.75 18.75], 'FaceColor',[0 0 0]);
rectangle('Position',[450 -487.5 18.75 18.75], 'FaceColor',[1 1 1]);
rectangle('Position',[468.75 -487.5 18.75 18.75], 'FaceColor',[1 1 1]);
rectangle('Position',[525 -468.75 18.75 18.75], 'FaceColor',[0 0 0]);
rectangle('Position',[543.75 -468.75 18.75 18.75], 'FaceColor',[0 0 0]);
rectangle('Position',[525 -487.5 18.75 18.75], 'FaceColor',[1 1 1]);
rectangle('Position',[543.75 -487.5 18.75 18.75], 'FaceColor',[1 1 1]);
rectangle('Position',[562.5 -468.75 18.75 18.75], 'FaceColor',[0 0 0]);
rectangle('Position',[581.25 -468.75 18.75 18.75], 'FaceColor',[0 0 0]);
rectangle('Position',[562.5 -487.5 18.75 18.75], 'FaceColor',[1 1 1]);
rectangle('Position',[581.25 -487.5 18.75 18.75], 'FaceColor',[0 0 0]);
rectangle('Position',[562.5 -506.25 18.75 18.75], 'FaceColor',[1 1 1]);
rectangle('Position',[581.25 -506.25 18.75 18.75], 'FaceColor',[0 0 0]);
rectangle('Position',[562.5 -525 18.75 18.75], 'FaceColor',[1 1 1]);
rectangle('Position',[581.25 -525 18.75 18.75], 'FaceColor',[0 0 0]);
rectangle('Position',[487.5 -543.75 18.75 18.75], 'FaceColor',[0 0 0]);
rectangle('Position',[506.25 -543.75 18.75 18.75], 'FaceColor',[0 0 0]);
rectangle('Position',[487.5 -562.5 18.75 18.75], 'FaceColor',[1 1 1]);
rectangle('Position',[506.25 -562.5 18.75 18.75], 'FaceColor',[1 1 1]);
rectangle('Position',[450 -581.25 18.75 18.75], 'FaceColor',[1 1 1]);
rectangle('Position',[468.75 -581.25 18.75 18.75], 'FaceColor',[1 1 1]);
rectangle('Position',[450 -600 18.75 18.75], 'FaceColor',[0 0 0]);
rectangle('Position',[468.75 -600 18.75 18.75], 'FaceColor',[0 0 0]);
rectangle('Position',[487.5 -581.25 18.75 18.75], 'FaceColor',[1 1 1]);
rectangle('Position',[506.25 -581.25 18.75 18.75], 'FaceColor',[1 1 1]);
rectangle('Position',[487.5 -600 18.75 18.75], 'FaceColor',[0 0 0]);
rectangle('Position',[506.25 -600 18.75 18.75], 'FaceColor',[0 0 0]);
rectangle('Position',[562.5 -543.75 18.75 18.75], 'FaceColor',[1 1 1]);
rectangle('Position',[581.25 -543.75 18.75 18.75], 'FaceColor',[0 0 0]);
rectangle('Position',[562.5 -562.5 18.75 18.75], 'FaceColor',[1 1 1]);
rectangle('Position',[581.25 -562.5 18.75 18.75], 'FaceColor',[0 0 0]);
rectangle('Position',[525 -581.25 18.75 18.75], 'FaceColor',[1 1 1]);
rectangle('Position',[543.75 -581.25 18.75 18.75], 'FaceColor',[1 1 1]);
rectangle('Position',[525 -600 18.75 18.75], 'FaceColor',[0 0 0]);
rectangle('Position',[543.75 -600 18.75 18.75], 'FaceColor',[0 0 0]);
rectangle('Position',[562.5 -581.25 18.75 18.75], 'FaceColor',[1 1 1]);
rectangle('Position',[581.25 -581.25 18.75 18.75], 'FaceColor',[0 0 0]);
rectangle('Position',[562.5 -600 18.75 18.75], 'FaceColor',[0 0 0]);
rectangle('Position',[581.25 -600 18.75 18.75], 'FaceColor',[0 0 0]);
X=[560,543.75,543.75,515.625,496.875,478.125,459.375,459.375,478.125,496.875,515.625,515.625,515.625,496.875,468.75,431.25,393.75,365.625,346.875,328.125,309.375,281.25,243.75,206.25,178.125,178.125,168.75,131.25,103.125,84.375,65.625,46.875,46.875,65.625,65.625,65.625,65.625,65.625,56.25,46.875,46.875,56.25,40];
Y=[-40,-56.25,-93.75,-121.875,-121.875,-121.875,-140.625,-159.375,-178.125,-178.125,-196.875,-215.625,-234.375,-253.125,-281.25,-318.75,-356.25,-384.375,-403.125,-403.125,-403.125,-393.75,-356.25,-318.75,-290.625,-271.875,-243.75,-243.75,-271.875,-290.625,-309.375,-328.125,-346.875,-365.625,-384.375,-403.125,-421.875,-440.625,-468.75,-496.875,-515.625,-543.75,-560];
hold on;
plot(X,Y,'r');
legend('2578.96','Location','southoutside');
